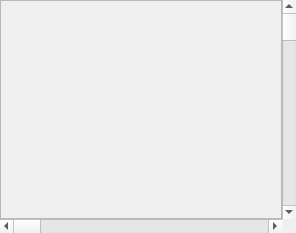
<?xml version="1.0" encoding="UTF-8"?>
<ui version="4.0">
 <class>CFrameEditor</class>
 <widget class="QWidget" name="CFrameEditor">
  <property name="geometry">
   <rect>
    <x>0</x>
    <y>0</y>
    <width>296</width>
    <height>233</height>
   </rect>
  </property>
  <property name="windowTitle">
   <string>Form</string>
  </property>
  <layout class="QGridLayout" name="gridLayout">
   <property name="margin">
    <number>0</number>
   </property>
   <property name="spacing">
    <number>0</number>
   </property>
   <item row="0" column="0">
    <widget class="QFrame" name="frame">
     <property name="frameShape">
      <enum>QFrame::StyledPanel</enum>
     </property>
     <property name="frameShadow">
      <enum>QFrame::Raised</enum>
     </property>
     <layout class="QGridLayout" name="gridLayout_2">
      <property name="margin">
       <number>0</number>
      </property>
      <property name="spacing">
       <number>0</number>
      </property>
     </layout>
    </widget>
   </item>
   <item row="0" column="1">
    <widget class="QScrollBar" name="verticalScrollBar">
     <property name="orientation">
      <enum>Qt::Vertical</enum>
     </property>
    </widget>
   </item>
   <item row="1" column="0">
    <widget class="QScrollBar" name="horizontalScrollBar">
     <property name="orientation">
      <enum>Qt::Horizontal</enum>
     </property>
    </widget>
   </item>
  </layout>
 </widget>
 <resources/>
 <connections/>
</ui>
